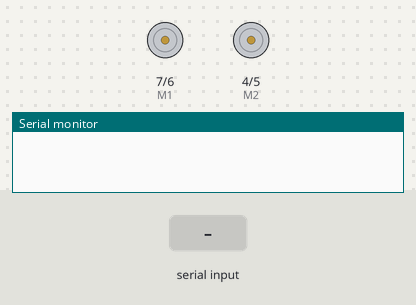
Simulated run of this sketch. Board: Arduino Uno, built with avr-gcc and run on an emulated ATmega328P. Parts: direction and speed pins drawn as motors (green arrow = direction pin HIGH = forward, orange = LOW = backward, longer = more drive), the last lines printed to the serial monitor. Inputs (shaded band) come from the test bench.

Above: at 1.2 s.
1.3 s: "left\n" received over the second serial link
At 2.5 s:
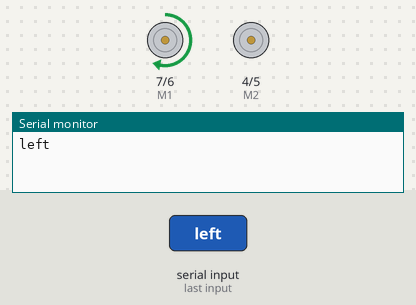
2.9 s: "right\n" received over the second serial link
At 3.7 s:
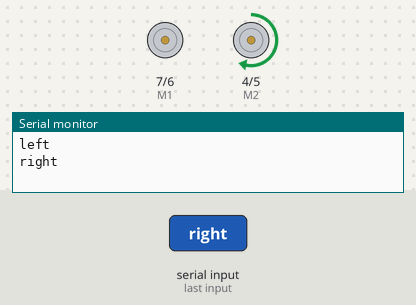
4.5 s: "toward\n" received over the second serial link
At 5.0 s:
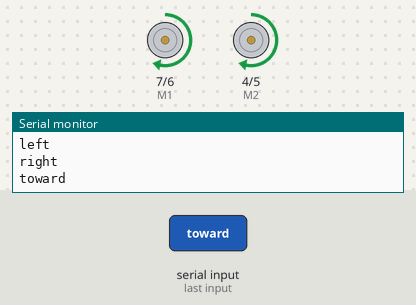
6.1 s: "backward\n" received over the second serial link
At 7.4 s:
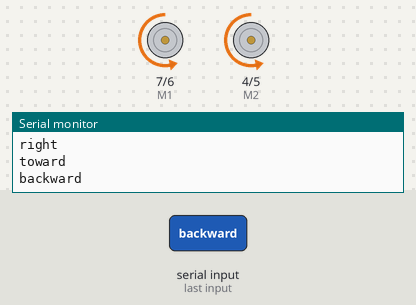
7.7 s: "stop\n" received over the second serial link
At 8.6 s:
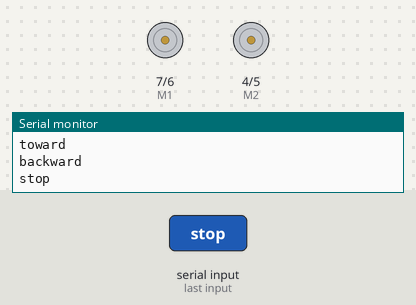
Timing chart, 0 to 10.3 s (numbered marks = the images above; inputs shaded):
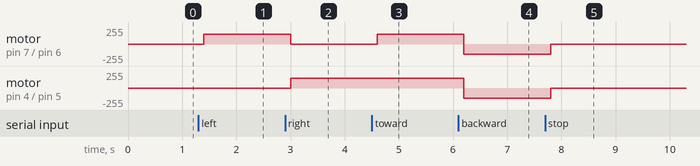

Measured:
- after the input at 1.3 s, motor on pin 7 (M1) / pin 6 (E1): stopped → forward 150/255 after 0.10 s
- after the input at 2.9 s, motor on pin 7 (M1) / pin 6 (E1): forward 150/255 → stopped after 0.10 s; motor on pin 4 (M2) / pin 5 (E2): stopped → forward 150/255 after 0.10 s
- after the input at 4.5 s, motor on pin 7 (M1) / pin 6 (E1): stopped → forward 150/255 after 0.10 s
- after the input at 6.1 s, motor on pin 7 (M1) / pin 6 (E1), motor on pin 4 (M2) / pin 5 (E2): forward 150/255 → backward 150/255 after 0.10 s
- after the input at 7.7 s, motor on pin 7 (M1) / pin 6 (E1), motor on pin 4 (M2) / pin 5 (E2): backward 150/255 → stopped after 0.10 s

The sketch:

softwareserial.ino
```cpp
#include "SoftwareSerial.h"

int E1 = 6; // speed
int M1 = 7; // direction
int E2 = 5; // speed
int M2 = 4; // direction
SoftwareSerial esp8266Serial(10, 12);

void setup()
{
    pinMode(M1, OUTPUT);
    pinMode(M2, OUTPUT);
    Serial.begin(115200);
    while (!Serial)
    {
    }
    esp8266Serial.begin(115200);
}

void loop()
{
    String command = "";
    while (esp8266Serial.available())
    {
        delay(100);
        command = esp8266Serial.readStringUntil('\n');
        //Serial.println(command);
        moveRobot(command);
    }
}

void moveRobot(String command)
{
    Serial.println(command);
    command.trim();
    //Serial.println(command.length());

    if (command == "left")
    {
        digitalWrite(M1, HIGH);
        digitalWrite(M2, LOW);
        analogWrite(E1, 150);
        analogWrite(E2, 0);
    }

    else if (command == "right")
    {
        digitalWrite(M1, LOW);
        digitalWrite(M2, HIGH);
        analogWrite(E1, 0);
        analogWrite(E2, 150);
    }

    else if (command == "toward")
    {
        digitalWrite(M1, HIGH);
        digitalWrite(M2, HIGH);
        analogWrite(E1, 150);
        analogWrite(E2, 150);
    }
    else if (command == "backward")
    {
        digitalWrite(M1, LOW);
        digitalWrite(M2, LOW);
        analogWrite(E1, 150);
        analogWrite(E2, 150);
    }
    else if (command == "stop")
    {
        digitalWrite(M1, HIGH);
        digitalWrite(M2, HIGH);
        analogWrite(E1, 0);
        analogWrite(E2, 0);
    }
    else
    {
        Serial.println("not call");
    }
}
```
